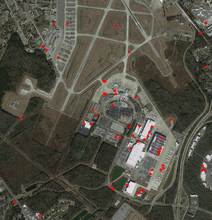
%> input picture save_image/1_opt_correct.png, 212 x 220 px, shrunk from 1300 x 1347 before the run
$ octave RTV_SIFT.m   (GNU Octave 9; MATLAB toolbox functions it lacks are replaced by stand-ins)
%> lines starting %> are read from the running program, lines starting %| are printed output that depends on the picture
### RTV_space_opt.m
function [RTV_scale_space] = RTV_space_opt(image_11,MaxLayer,sigma)

lambda = 0.004;
sharpness = 0.04;
dec=2.0;
sigma_iter = sigma;
x = image_11;
% figure,imshow(x)
[M, N] = size(x);
RTV_scale_space = zeros(M,N,MaxLayer);
% RTV_scale_space(:,:,1) = image_11;

for i = 1:1:MaxLayer
    [wx, wy] = computeTextureWeights(x, sigma_iter, sharpness); % 这个x是上一代的Vs
    x = solveLinearEquation(image_11, wx, wy, lambda); % 这个x是下一代的Vs
    x = adapthisteq(x); % 限制对比度的自适应直方图均衡化
    % 每次迭代sigma就会缩小一半
    sigma_iter = sigma_iter/dec;
    if sigma_iter < 0.5
        sigma_iter = 0.5;
    end
%     figure,imshow(x)

%     if i == 1
%         figure,imshow(x)
%         imwrite(x,['.\save_image\',num2str(i),'_rtv_harris_space.png']);
%     end
    RTV_scale_space(:,:,i) = x;
end
end

### RTV/computeTextureWeights.m
function [retx, rety] = computeTextureWeights(fin, sigma,sharpness)

   fx = diff(fin,1,2);  % 列间一阶差分
   fx = padarray(fx, [0 1 0], 'post');  % 用0填充到矩阵最后一列
   fy = diff(fin,1,1);  % 行间一阶差分
   fy = padarray(fy, [1 0 0], 'post');  % 用0填充到矩阵最后一行

   vareps_s = sharpness;
   vareps = 0.001;

   wto = max(sum(sqrt(fx.^2+fy.^2),3)/size(fin,3),vareps_s).^(-1);
   fbin = lpfilter(fin, sigma);
   gfx = diff(fbin,1,2);
   gfx = padarray(gfx, [0 1], 'post');
   gfy = diff(fbin,1,1);
   gfy = padarray(gfy, [1 0], 'post');
   wtbx = max(sum(abs(gfx),3)/size(fin,3),vareps).^(-1);
   wtby = max(sum(abs(gfy),3)/size(fin,3),vareps).^(-1);
   retx = wtbx.*wto;
   rety = wtby.*wto;

   retx(:,end) = 0;
   rety(end,:) = 0;

end

### RTV_SIFT.m
 clear;
close all;
addpath 'RTV';
addpath 'gray_MPC_matlab';

%该函数根据RTV理论构建RTV尺度空间，并用harris进行角点检测

%% image path
file_image=  '../finaldataset'; %  'E:\image_registration\pooling16'
[filename_1,pathname_1]=uigetfile({'*.*','All Files(*.*)'},'Reference image',...
                          file_image);
%> the answer given: save_image/1_opt_correct.png
image_1=imread(strcat(pathname_1,filename_1));
%> image_1 is the input picture: size 220x212x3 uint8; mean R, G, B 82.9, 80.9, 69.5
[filename_2,pathname_2]=uigetfile({'*.*','All Files(*.*)'},'Image to be registered',...
                          file_image);
%> the answer given: save_image/1_opt_correct.png
image_2=imread(strcat(pathname_2,filename_2));

% [15 lines of commented-out code are left out]

%% 初始参数设定
sigma_opt=1;
sigma_sar=2;
POED =0;
sigma_2=5;
ratio=2^(-1/3);%尺度比
Mmax=6;%尺度空间的层数
first_layer=1;%极值点检测开始层数
d=0.04;%HARRIS函数任意常数默认是0.04，迹前面的常数k
d_SH_1=0.1;%参考图像阈值如果是scharr滤波时候取值较大500，如果是sobel滤波取值较小
d_SH_2=0.1;%待配准图像阈值
change_form='affine';%可以是similarity，affine，透视变换，
sift_or_log_polar='对数极坐标描述子';%可以是‘对数极坐标描述子’和‘SIFT描述子’
threshold=3; %判断正确匹配的阈值

t1=clock;
%% 转换输入图像格式
[~,~,num1]=size(image_1);
%> num1 = 3
[~,~,num2]=size(image_2);
%> num2 = 3
if(num1==3)
    image_11=rgb2gray(image_1);
else
    image_11=image_1;
end
if(num2==3)
    image_22=rgb2gray(image_2);
else
    image_22=image_2;
end

%转换为浮点数据
image_11=im2double(image_11);
%> image_11: size 220x212 double
image_22=im2double(image_22);

%% 这里仅仅创建了RTV尺度空间，
tic;
[nonelinear_space_1] = RTV_space_opt(image_11,Mmax,sigma_opt);
%> the loop in RTV_space_opt, `for i = 1:1:MaxLayer` made 1 pass
%> pass 1, in computeTextureWeights, `fx = diff(fin,1,2);`:
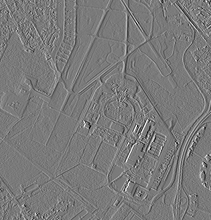
%> fx: size 220x211 double; min -0.51, max 0.553, mean 0.000397; drawn with min black and max white
%> pass 1, in computeTextureWeights, `fx = padarray(fx, [0 1 0], 'post');`:
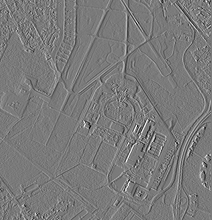
%> fx: size 220x212 double; min -0.51, max 0.553, mean 0.000395; drawn with min black and max white
%> pass 1, in computeTextureWeights, `fy = diff(fin,1,1);`:
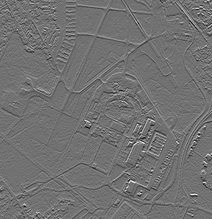
%> fy: size 219x212 double; min -0.486, max 0.6, mean -0.000464; drawn with min black and max white
%> pass 1, in computeTextureWeights, `fy = padarray(fy, [1 0 0], 'post');`:
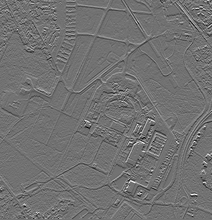
%> fy: size 220x212 double; min -0.486, max 0.6, mean -0.000462; drawn with min black and max white
%> the run ends on the next line

$ run again, with save_image/11最后点匹配结果.png copied over save_image/1_opt_correct.png
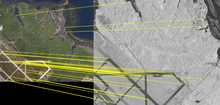
%> input picture save_image/11最后点匹配结果.png, 220 x 105 px, shrunk from 1469 x 703 before the run
%> image_1 is the input picture: size 105x220x3 uint8; mean R, G, B 130.5, 131.2, 116.9
%> the loop in RTV_space_opt, `for i = 1:1:MaxLayer` made 1 pass
%> pass 1, in computeTextureWeights, `fx = padarray(fx, [0 1 0], 'post');`:
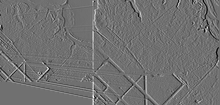
%> fx: size 105x220 double; min -0.455, max 0.573, mean 0.000727; drawn with min black and max white
%> pass 1, in computeTextureWeights, `fy = padarray(fy, [1 0 0], 'post');`:
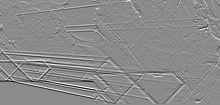
%> fy: size 105x220 double; min -0.639, max 0.529, mean -0.000723; drawn with min black and max white
